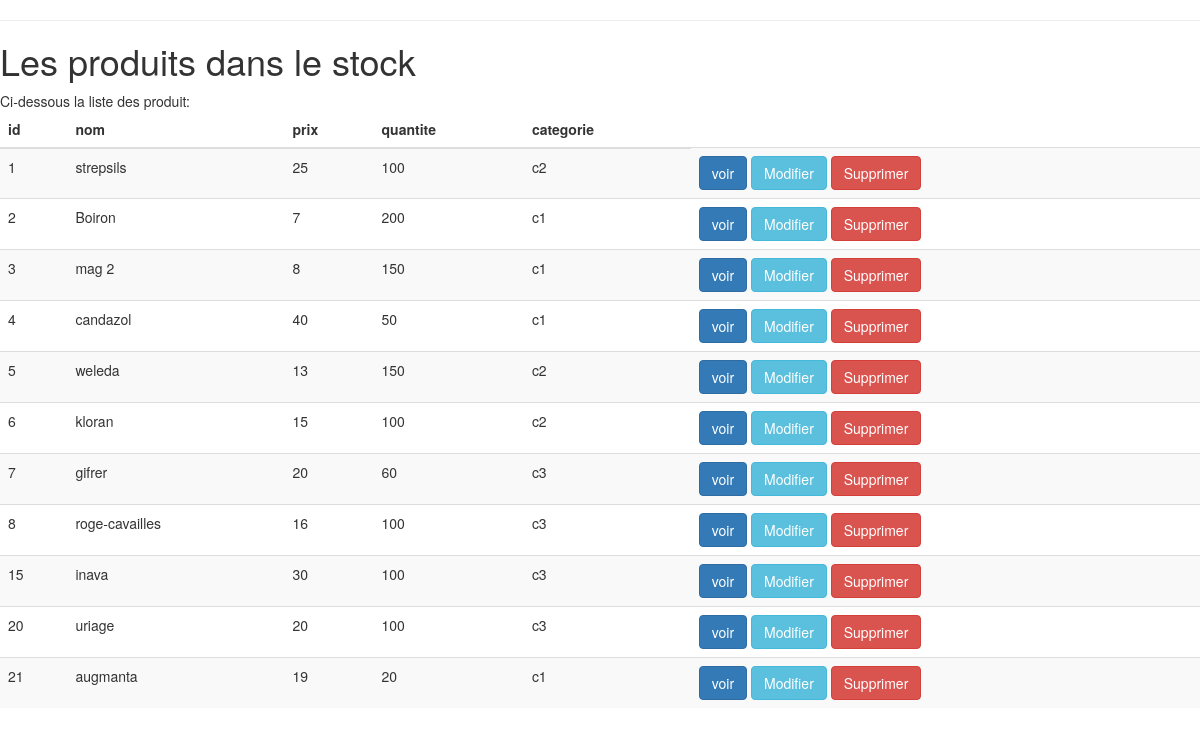
/voir_produit.php, run on the app's committed database.
### tables this page shows
CREATE TABLE `produit` (
  `id` int(11) NOT NULL,
  `nom` varchar(255) NOT NULL,
  `prix` int(11) NOT NULL DEFAULT 0,
  `quantite` int(11) NOT NULL,
  `categorie` varchar(255) NOT NULL,
  `image` text NOT NULL
);

### connexion.php (called while the page is built)
<?php
    class mysql {
        private $_serveur = "127.0.0.1";
        private $_login = "root";
        private $_mdp = "";
        private $_bdd = "pharmacie1";
        public function connexion() {
            try{
                $_cnx =new PDO("mysql: host=$this->_serveur; dbname=$this->_bdd", $this->_login,$this->_mdp);
            }catch(PDOExeption $e){
                echo 'echec lors de la connexion : '.$e->getMessage();
            }
            return $_cnx;
        }
    }
?>

### Produit.php (called while the page is built, shortened)
<?php
    require_once("connexion.php");
    class Produit extends mysql {
    public function editAll(){
        $res=$this->connexion()->query("SELECT * from produit");
        $les_prodiuts= $res->fetchAll();
        return $les_prodiuts;
    }
    }
?>

### voir_produit.php (the view, shortened to what this page needs)
<?php
require_once("Produit.php");
?>
<!DOCTYPE html>
<html>
<head>
<link rel="stylesheet" href="https://maxcdn.bootstrapcdn.com/bootstrap/3.3.7/css/bootstrap.min.css">
</head>
<body>
<hr/>
<h1>Les produits dans le stock </h1>
Ci-dessous la liste des produit: <br/>
<?php
 $produit=new Produit();
 $les_produits=$produit->editAll();
 $nbr=count($les_produits);
 if( $nbr==0){
 echo "<b>Aucune produit pour le moment !</b>";}
 else{
 echo "<table class='table table-striped'>";
 echo "<thead><tr><th>id</th><th>nom</th><th>prix</th><th>quantite</th><th>categorie</th></tr></thead><tbody>";
foreach ($les_produits as $item) {
echo "<tr style='fontsize:2'><td>". $item[0] . "</td><td>" . $item[1]."</td><td>" .$item[2]."</td><td>".$item[3]."</td><td>".$item[4]."</td>" ;
echo "<td>
          <a class='btn btn-primary' href='details_prod.php?dd=$item[0]'>voir</a>
          <a class='btn btn-info' href='modification_prod.php?dd=$item[0]'>Modifier</a>
          <a class='btn btn-danger' onclick='if(confirm('voulez vous ?'))' href='supp_prod.php?dd=$item[0]'>Supprimer</a>
        </td></tr>";
}
echo "</tbody></table>";
}
?>
</body>
</html>

### data on the page
produit: id "1", nom "strepsils", prix "25", quantite "100", categorie "c2"
produit: id "2", nom "Boiron", prix "7", quantite "200", categorie "c1"
produit: id "3", nom "mag 2", prix "8", quantite "150", categorie "c1"
produit: id "4", nom "candazol", prix "40", quantite "50", categorie "c1"
produit: id "5", nom "weleda", prix "13", quantite "150", categorie "c2"
produit: id "6", nom "kloran", prix "15", quantite "100", categorie "c2"
produit: id "7", nom "gifrer", prix "20", quantite "60", categorie "c3"
produit: id "8", nom "roge-cavailles", prix "16", quantite "100", categorie "c3"
produit: id "15", nom "inava", prix "30", quantite "100", categorie "c3"
produit: id "20", nom "uriage", prix "20", quantite "100", categorie "c3"
produit: id "21", nom "augmanta", prix "19", quantite "20", categorie "c1"
